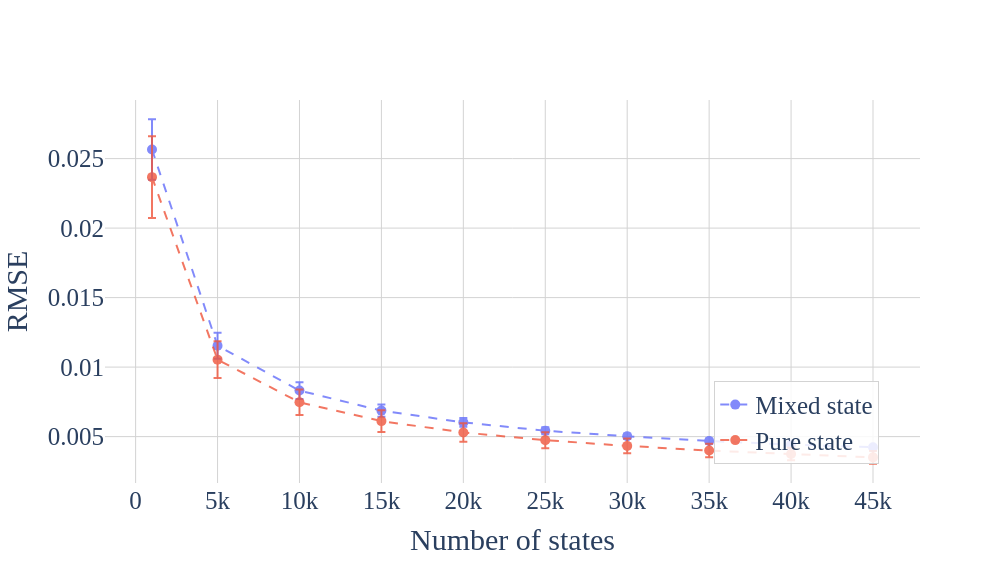
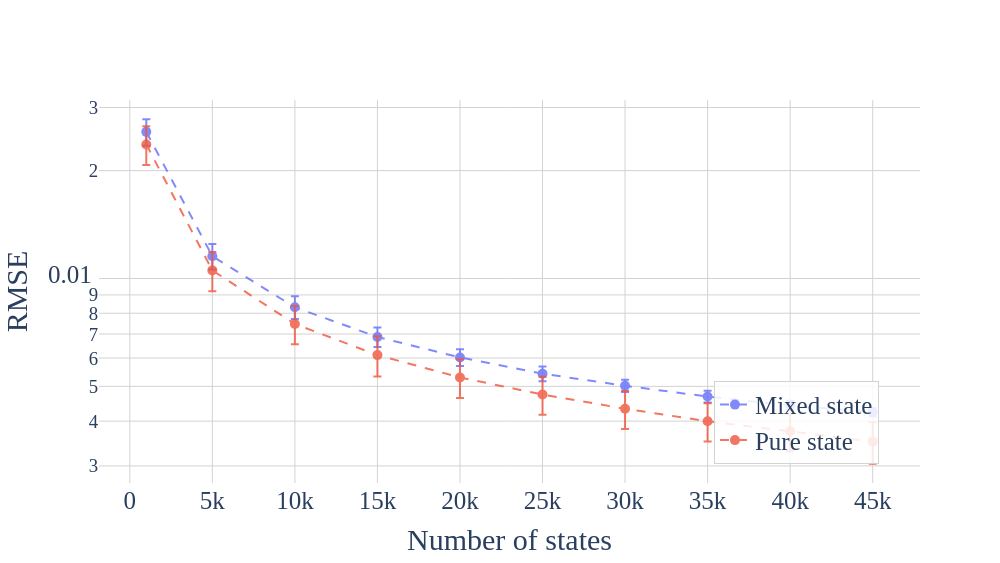

Notebook cell for these charts, in order:
### Code cell
display([plotter(log_y_flag=False),plotter(log_y_flag=True)])

### Figure 1 — Plotly figure (JSON) as saved in the notebook; plotly's stock layout.template omitted (floating-point values rounded to 4 significant figures)
{"data": [{"error_y": {"array": [0.002184, 0.0009372, 0.0006047, 0.0004319, 0.0003223, 0.0002549, 0.0001947, 0.0001776, 0.000135, 0.0001101], "type": "data", "visible": true}, "line": {"dash": "dash", "width": 2}, "marker": {"size": 10}, "mode": "lines+markers", "name": "Mixed state", "opacity": 0.8, "type": "scatter", "x": [1000.0, 5000.0, 10000.0, 15000.0, 20000.0, 25000.0, 30000.0, 35000.0, 40000.0, 45000.0], "y": [0.02565, 0.01154, 0.008312, 0.006869, 0.006023, 0.005425, 0.005021, 0.004684, 0.004424, 0.004236]}, {"error_y": {"array": [0.002942, 0.001328, 0.0009135, 0.0007841, 0.0006585, 0.0005745, 0.0005261, 0.0004888, 0.00045, 0.000466], "type": "data", "visible": true}, "line": {"dash": "dash", "width": 2}, "marker": {"size": 10}, "mode": "lines+markers", "name": "Pure state", "opacity": 0.8, "type": "scatter", "x": [1000.0, 5000.0, 10000.0, 15000.0, 20000.0, 25000.0, 30000.0, 35000.0, 40000.0, 45000.0], "y": [0.02366, 0.01054, 0.007468, 0.006114, 0.005297, 0.004744, 0.004332, 0.003997, 0.003746, 0.003506]}], "layout": {"height": 563, "legend": {"bgcolor": "rgba(255, 255, 255, 0.85)", "bordercolor": "lightgray", "borderwidth": 1, "font": {"family": "Times New Roman", "size": 25}, "x": 0.95, "xanchor": "right", "y": 0.05, "yanchor": "bottom"}, "paper_bgcolor": "white", "plot_bgcolor": "white", "width": 1000, "xaxis": {"gridcolor": "lightgray", "gridwidth": 1, "showgrid": true, "tickfont": {"family": "Times New Roman", "size": 25}, "title": {"font": {"family": "Times New Roman", "size": 30}, "text": "Number of states"}, "zeroline": false}, "yaxis": {"gridcolor": "lightgray", "gridwidth": 1, "showgrid": true, "tickfont": {"family": "Times New Roman", "size": 25}, "title": {"font": {"family": "Times New Roman", "size": 30}, "text": "RMSE"}, "type": "linear", "zeroline": false}}}

### Figure 2 — Plotly figure (JSON) as saved in the notebook; plotly's stock layout.template omitted (floating-point values rounded to 4 significant figures)
{"data": [{"error_y": {"array": [0.002184, 0.0009372, 0.0006047, 0.0004319, 0.0003223, 0.0002549, 0.0001947, 0.0001776, 0.000135, 0.0001101], "type": "data", "visible": true}, "line": {"dash": "dash", "width": 2}, "marker": {"size": 10}, "mode": "lines+markers", "name": "Mixed state", "opacity": 0.8, "type": "scatter", "x": [1000.0, 5000.0, 10000.0, 15000.0, 20000.0, 25000.0, 30000.0, 35000.0, 40000.0, 45000.0], "y": [0.02565, 0.01154, 0.008312, 0.006869, 0.006023, 0.005425, 0.005021, 0.004684, 0.004424, 0.004236]}, {"error_y": {"array": [0.002942, 0.001328, 0.0009135, 0.0007841, 0.0006585, 0.0005745, 0.0005261, 0.0004888, 0.00045, 0.000466], "type": "data", "visible": true}, "line": {"dash": "dash", "width": 2}, "marker": {"size": 10}, "mode": "lines+markers", "name": "Pure state", "opacity": 0.8, "type": "scatter", "x": [1000.0, 5000.0, 10000.0, 15000.0, 20000.0, 25000.0, 30000.0, 35000.0, 40000.0, 45000.0], "y": [0.02366, 0.01054, 0.007468, 0.006114, 0.005297, 0.004744, 0.004332, 0.003997, 0.003746, 0.003506]}], "layout": {"height": 563, "legend": {"bgcolor": "rgba(255, 255, 255, 0.85)", "bordercolor": "lightgray", "borderwidth": 1, "font": {"family": "Times New Roman", "size": 25}, "x": 0.95, "xanchor": "right", "y": 0.05, "yanchor": "bottom"}, "paper_bgcolor": "white", "plot_bgcolor": "white", "width": 1000, "xaxis": {"gridcolor": "lightgray", "gridwidth": 1, "showgrid": true, "tickfont": {"family": "Times New Roman", "size": 25}, "title": {"font": {"family": "Times New Roman", "size": 30}, "text": "Number of states"}, "zeroline": false}, "yaxis": {"gridcolor": "lightgray", "gridwidth": 1, "showgrid": true, "tickfont": {"family": "Times New Roman", "size": 25}, "title": {"font": {"family": "Times New Roman", "size": 30}, "text": "RMSE"}, "type": "log", "zeroline": false}}}
